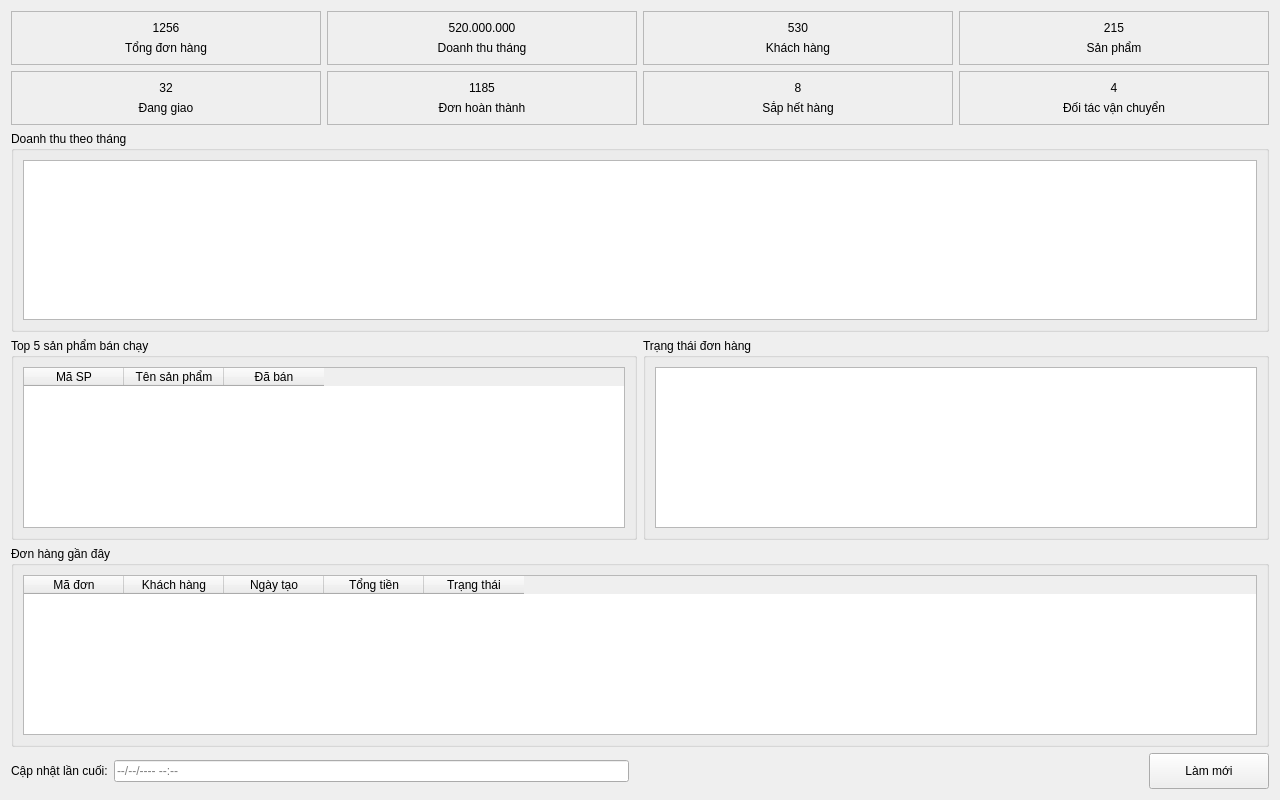
<?xml version="1.0" encoding="UTF-8"?>
<ui version="4.0">
 <class>DashboardPage</class>
 <widget class="QWidget" name="DashboardPage">
  <property name="geometry">
   <rect>
    <x>0</x>
    <y>0</y>
    <width>1280</width>
    <height>800</height>
   </rect>
  </property>

  <property name="windowTitle">
   <string>Dashboard</string>
  </property>

  <layout class="QVBoxLayout" name="verticalLayout">

   <!-- KPI -->

   <item>

    <layout class="QGridLayout" name="gridKPI">

     <!-- Tổng đơn -->

     <item row="0" column="0">

      <widget class="QFrame" name="frmTotalOrder">

       <property name="frameShape">
        <enum>QFrame::StyledPanel</enum>
       </property>

       <layout class="QVBoxLayout">

        <item>

         <widget class="QLabel" name="lblTotalOrderValue">

          <property name="text">
           <string>1256</string>
          </property>

          <property name="alignment">
           <set>Qt::AlignCenter</set>
          </property>

         </widget>

        </item>

        <item>

         <widget class="QLabel" name="lblTotalOrder">

          <property name="text">
           <string>Tổng đơn hàng</string>
          </property>

          <property name="alignment">
           <set>Qt::AlignCenter</set>
          </property>

         </widget>

        </item>

       </layout>

      </widget>

     </item>

     <!-- Doanh thu -->

     <item row="0" column="1">

      <widget class="QFrame" name="frmRevenue">

       <property name="frameShape">
        <enum>QFrame::StyledPanel</enum>
       </property>

       <layout class="QVBoxLayout">

        <item>

         <widget class="QLabel" name="lblRevenueValue">

          <property name="text">
           <string>520.000.000</string>
          </property>

          <property name="alignment">
           <set>Qt::AlignCenter</set>
          </property>

         </widget>

        </item>

        <item>

         <widget class="QLabel" name="lblRevenue">

          <property name="text">
           <string>Doanh thu tháng</string>
          </property>

          <property name="alignment">
           <set>Qt::AlignCenter</set>
          </property>

         </widget>

        </item>

       </layout>

      </widget>

     </item>

     <!-- Khách hàng -->

     <item row="0" column="2">

      <widget class="QFrame" name="frmCustomer">

       <property name="frameShape">
        <enum>QFrame::StyledPanel</enum>
       </property>

       <layout class="QVBoxLayout">

        <item>

         <widget class="QLabel" name="lblCustomerValue">

          <property name="text">
           <string>530</string>
          </property>

          <property name="alignment">
           <set>Qt::AlignCenter</set>
          </property>

         </widget>

        </item>

        <item>

         <widget class="QLabel" name="lblCustomer">

          <property name="text">
           <string>Khách hàng</string>
          </property>

          <property name="alignment">
           <set>Qt::AlignCenter</set>
          </property>

         </widget>

        </item>

       </layout>

      </widget>

     </item>

     <!-- Sản phẩm -->

     <item row="0" column="3">

      <widget class="QFrame" name="frmProduct">

       <property name="frameShape">
        <enum>QFrame::StyledPanel</enum>
       </property>

       <layout class="QVBoxLayout">

        <item>

         <widget class="QLabel" name="lblProductValue">

          <property name="text">
           <string>215</string>
          </property>

          <property name="alignment">
           <set>Qt::AlignCenter</set>
          </property>

         </widget>

        </item>

        <item>

         <widget class="QLabel" name="lblProduct">

          <property name="text">
           <string>Sản phẩm</string>
          </property>

          <property name="alignment">
           <set>Qt::AlignCenter</set>
          </property>

         </widget>

        </item>

       </layout>

      </widget>

     </item>

    </layout>

   </item>

   <!-- ===== PHẦN 2 BẮT ĐẦU TỪ ĐÂY ===== -->
   <!-- KPI HÀNG 2 -->

   <item>

    <layout class="QGridLayout" name="gridKPI2">

     <!-- Đang giao -->

     <item row="0" column="0">

      <widget class="QFrame" name="frmShipment">

       <property name="frameShape">
        <enum>QFrame::StyledPanel</enum>
       </property>

       <layout class="QVBoxLayout">

        <item>
         <widget class="QLabel" name="lblShipmentValue">
          <property name="text">
           <string>32</string>
          </property>
          <property name="alignment">
           <set>Qt::AlignCenter</set>
          </property>
         </widget>
        </item>

        <item>
         <widget class="QLabel" name="lblShipment">
          <property name="text">
           <string>Đang giao</string>
          </property>
          <property name="alignment">
           <set>Qt::AlignCenter</set>
          </property>
         </widget>
        </item>

       </layout>

      </widget>

     </item>

     <!-- Hoàn thành -->

     <item row="0" column="1">

      <widget class="QFrame" name="frmCompleted">

       <property name="frameShape">
        <enum>QFrame::StyledPanel</enum>
       </property>

       <layout class="QVBoxLayout">

        <item>
         <widget class="QLabel" name="lblCompletedValue">
          <property name="text">
           <string>1185</string>
          </property>
          <property name="alignment">
           <set>Qt::AlignCenter</set>
          </property>
         </widget>
        </item>

        <item>
         <widget class="QLabel" name="lblCompleted">
          <property name="text">
           <string>Đơn hoàn thành</string>
          </property>
          <property name="alignment">
           <set>Qt::AlignCenter</set>
          </property>
         </widget>
        </item>

       </layout>

      </widget>

     </item>

     <!-- Sắp hết hàng -->

     <item row="0" column="2">

      <widget class="QFrame" name="frmLowStock">

       <property name="frameShape">
        <enum>QFrame::StyledPanel</enum>
       </property>

       <layout class="QVBoxLayout">

        <item>
         <widget class="QLabel" name="lblLowStockValue">
          <property name="text">
           <string>8</string>
          </property>
          <property name="alignment">
           <set>Qt::AlignCenter</set>
          </property>
         </widget>
        </item>

        <item>
         <widget class="QLabel" name="lblLowStock">
          <property name="text">
           <string>Sắp hết hàng</string>
          </property>
          <property name="alignment">
           <set>Qt::AlignCenter</set>
          </property>
         </widget>
        </item>

       </layout>

      </widget>

     </item>

     <!-- Đối tác -->

     <item row="0" column="3">

      <widget class="QFrame" name="frmPartner">

       <property name="frameShape">
        <enum>QFrame::StyledPanel</enum>
       </property>

       <layout class="QVBoxLayout">

        <item>
         <widget class="QLabel" name="lblPartnerValue">
          <property name="text">
           <string>4</string>
          </property>
          <property name="alignment">
           <set>Qt::AlignCenter</set>
          </property>
         </widget>
        </item>

        <item>
         <widget class="QLabel" name="lblPartner">
          <property name="text">
           <string>Đối tác vận chuyển</string>
          </property>
          <property name="alignment">
           <set>Qt::AlignCenter</set>
          </property>
         </widget>
        </item>

       </layout>

      </widget>

     </item>

    </layout>

   </item>

   <!-- BIỂU ĐỒ DOANH THU -->

   <item>

    <widget class="QGroupBox" name="grpRevenueChart">

     <property name="title">
      <string>Doanh thu theo tháng</string>
     </property>

     <layout class="QVBoxLayout">

      <item>

       <widget class="QChartView" name="chartRevenue"/>

      </item>

     </layout>

    </widget>

   </item>

   <!-- ===== PHẦN 3 BẮT ĐẦU TỪ ĐÂY ===== -->
   <!-- ================= THỐNG KÊ ================= -->

   <item>

    <layout class="QHBoxLayout" name="horizontalLayoutStatistic">

     <!-- Top sản phẩm -->

     <item>

      <widget class="QGroupBox" name="grpTopProduct">

       <property name="title">
        <string>Top 5 sản phẩm bán chạy</string>
       </property>

       <layout class="QVBoxLayout" name="verticalLayoutTopProduct">

        <item>

         <widget class="QTableWidget" name="tblTopProduct">

          <property name="alternatingRowColors">
           <bool>true</bool>
          </property>

          <property name="selectionBehavior">
           <enum>QAbstractItemView::SelectRows</enum>
          </property>

          <property name="editTriggers">
           <set>QAbstractItemView::NoEditTriggers</set>
          </property>

          <property name="columnCount">
           <number>3</number>
          </property>

          <column>
           <property name="text">
            <string>Mã SP</string>
           </property>
          </column>

          <column>
           <property name="text">
            <string>Tên sản phẩm</string>
           </property>
          </column>

          <column>
           <property name="text">
            <string>Đã bán</string>
           </property>
          </column>

         </widget>

        </item>

       </layout>

      </widget>

     </item>

     <!-- Pie Chart -->

     <item>

      <widget class="QGroupBox" name="grpOrderStatus">

       <property name="title">
        <string>Trạng thái đơn hàng</string>
       </property>

       <layout class="QVBoxLayout" name="verticalLayoutStatus">

        <item>

         <widget class="QChartView" name="chartOrderStatus"/>

        </item>

       </layout>

      </widget>

     </item>

    </layout>

   </item>

   <!-- ================= ĐƠN HÀNG GẦN ĐÂY ================= -->

   <item>

    <widget class="QGroupBox" name="grpRecentOrder">

     <property name="title">
      <string>Đơn hàng gần đây</string>
     </property>

     <layout class="QVBoxLayout" name="verticalLayoutRecentOrder">

      <item>

       <widget class="QTableWidget" name="tblRecentOrder">

        <property name="alternatingRowColors">
         <bool>true</bool>
        </property>

        <property name="selectionBehavior">
         <enum>QAbstractItemView::SelectRows</enum>
        </property>

        <property name="editTriggers">
         <set>QAbstractItemView::NoEditTriggers</set>
        </property>

        <property name="columnCount">
         <number>5</number>
        </property>

        <column>
         <property name="text">
          <string>Mã đơn</string>
         </property>
        </column>

        <column>
         <property name="text">
          <string>Khách hàng</string>
         </property>
        </column>

        <column>
         <property name="text">
          <string>Ngày tạo</string>
         </property>
        </column>

        <column>
         <property name="text">
          <string>Tổng tiền</string>
         </property>
        </column>

        <column>
         <property name="text">
          <string>Trạng thái</string>
         </property>
        </column>

       </widget>

      </item>

     </layout>

    </widget>

   </item>

   <!-- ===== PHẦN 4 BẮT ĐẦU TỪ ĐÂY ===== -->
   <!-- ================= FOOTER ================= -->

   <item>

    <layout class="QHBoxLayout" name="horizontalLayoutFooter">

     <item>

      <widget class="QLabel" name="lblLastUpdateTitle">

       <property name="text">
        <string>Cập nhật lần cuối:</string>
       </property>

      </widget>

     </item>

     <item>

      <widget class="QLineEdit" name="txtLastUpdate">

       <property name="readOnly">
        <bool>true</bool>
       </property>

       <property name="placeholderText">
        <string>--/--/---- --:--</string>
       </property>

      </widget>

     </item>

     <item>

      <spacer name="horizontalSpacerFooter">

       <property name="orientation">
        <enum>Qt::Horizontal</enum>
       </property>

       <property name="sizeHint" stdset="0">
        <size>
         <width>40</width>
         <height>20</height>
        </size>
       </property>

      </spacer>

     </item>

     <item>

      <widget class="QPushButton" name="btnRefreshDashboard">

       <property name="minimumSize">
        <size>
         <width>120</width>
         <height>36</height>
        </size>
       </property>

       <property name="text">
        <string>Làm mới</string>
       </property>

      </widget>

     </item>

    </layout>

   </item>

  </layout>

 </widget>

 <customwidgets>

  <customwidget>

   <class>QChartView</class>

   <extends>QGraphicsView</extends>

   <header>QtCharts/QChartView</header>

  </customwidget>

 </customwidgets>

 <resources/>

 <connections/>

</ui>
